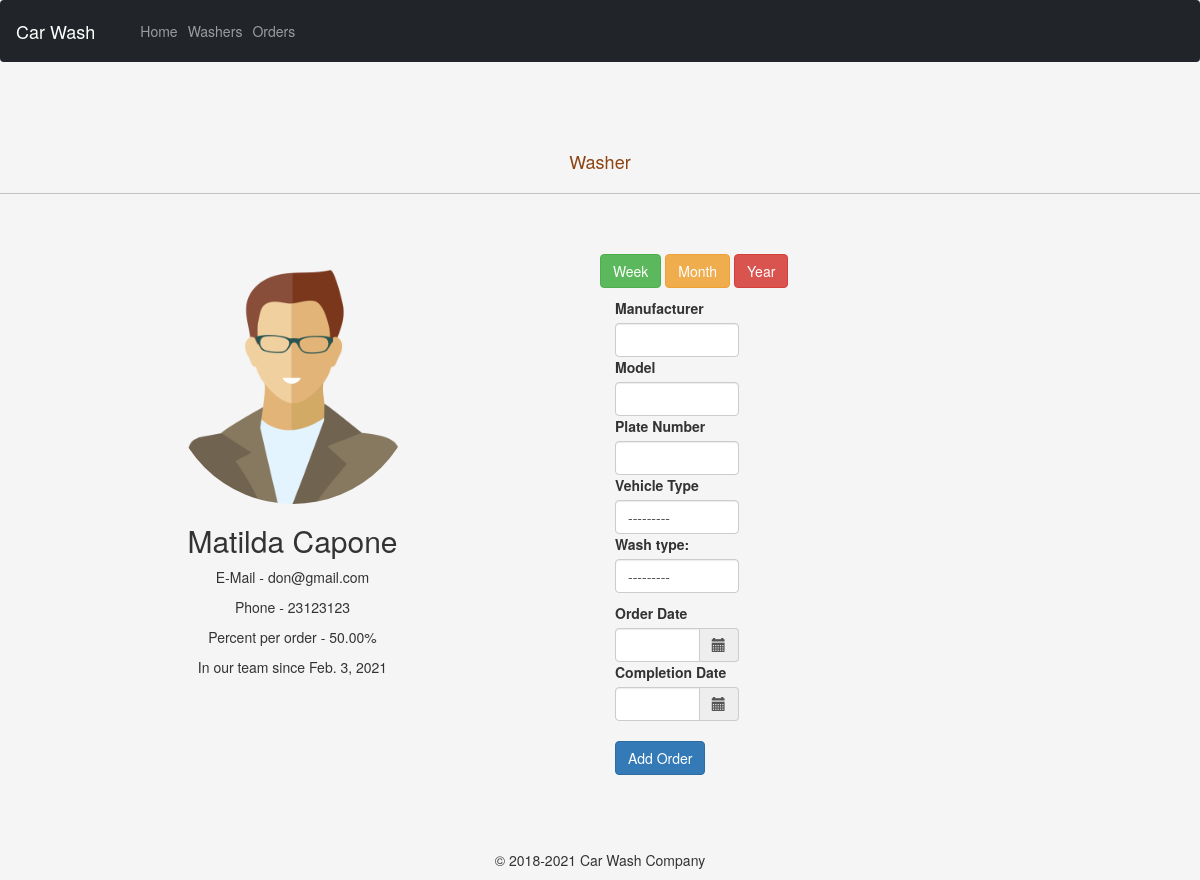
Screenshot of /carwash/washers/2/ with the database file from the repository.
### user/models.py (models this page shows, shortened)
class User(AbstractUser):
    username = None
    email = models.EmailField(verbose_name='E-Mail', unique=True)
    birthdate = models.DateField(verbose_name='Birthdate')
    phone = models.CharField(verbose_name='Mobile phone number', max_length=9, unique=True)
    joined = models.DateField(verbose_name="Joined")
    image = models.ImageField(upload_to='images/')
    status = models.PositiveSmallIntegerField(choices=Status.choices)
    salary = models.DecimalField(max_digits=8, decimal_places=2, verbose_name="Salary", default=0,
                                 help_text="In Percent")
    objects = UserManager()
    USERNAME_FIELD = 'email'
    REQUIRED_FIELDS = []
    class Meta:
        verbose_name = 'User'
        verbose_name_plural = 'Users'

### carwash/views.py (the view, shortened to what this page needs)
# urls.py: path('washers/<int:pk>/', washer_detail, name='washer_detail'),
def washer_detail(request: WSGIRequest, pk: int) -> HttpResponse:
    now = timezone.now()
    washer: User = get_object_or_404(
        User.objects.filter(status=Status.washer.value),
        pk=pk
    )
    earned_money_q = ExpressionWrapper(
        F('price') * F('washer__salary') / Decimal('100.0'),
        output_field=DecimalField()
    )
    washer_salary_info: Dict[str, Optional[Decimal]] = washer.orders.filter(completion_date__isnull=False)\
        .annotate(earned_per_order=earned_money_q)\
        .aggregate(
        earned_money_year=Sum(
            'earned_per_order',
            filter=Q(completion_date__gte=now - timezone.timedelta(days=365))
        ),
        washed_last_year=Count(
            'id',
            filter=Q(completion_date__gte=now - timezone.timedelta(days=365))
        ),
        earned_money_month=Sum(
            'earned_per_order',
            filter=Q(completion_date__gte=now - timezone.timedelta(weeks=4))
        ),
        washed_last_month=Count(
            'id',
            filter=Q(completion_date__gte=now - timezone.timedelta(weeks=4))
        ),
        earned_money_week=Sum(
            'earned_per_order',
            filter=Q(completion_date__gte=now - timezone.timedelta(days=7))
        ),
        washed_last_week=Count(
            'id',
            filter=Q(completion_date__gte=now - timezone.timedelta(days=7))
        )
    )
    vehicle_types = VehicleType.objects.all()
    wash_types = WashType.objects.all()
    vehicle_form = VehicleForm()
    order_form = OrderForm()
    return render(request, template_name='pages/washer_detail.html', context={'washer': washer,
                                                                              **washer_salary_info,
                                                                              'vehicle_types': vehicle_types,
                                                                              'wash_types': wash_types,
                                                                              'vehicle_form': vehicle_form,
                                                                              'order_form': order_form})

### carwash/forms.py
class VehicleForm(forms.ModelForm):
    manufacturer = forms.CharField(validators=[validate_manufacturer], widget=forms.TextInput(
        attrs={
            'class': 'form-control',
        }
    ))
    model = forms.CharField(widget=forms.TextInput(
        attrs={
            'class': 'form-control',
        }
    ))
    plate_number = forms.CharField(validators=[validate_plate_number], widget=forms.TextInput(
        attrs={
            'class': 'form-control',
        }
    ))
    vehicle_type = forms.ModelChoiceField(queryset=VehicleType.objects.all(),
                                          widget=forms.Select(
        attrs={
            'class': 'form-control',
        }
    ))
    class Meta:
        model = Vehicle
        fields = ('manufacturer', 'model', 'plate_number', 'vehicle_type')

class OrderForm(forms.ModelForm):
    wash_type = forms.ModelChoiceField(queryset=WashType.objects.all(),
                                       widget=forms.Select(
                                           attrs={'class': 'form-control'}
                                       ))
    class Meta:
        model = Order
        fields = ('wash_type', )

### carwash/models.py (called while the page is built)
    def __str__(self):
        return f'{self.type}'

    def __str__(self):
        return self.name

### templates/pages/washer_detail.html (shortened to what this page needs)
{% extends 'base.html' %}
{% block content %}
	<br>
	<div class="text text-center">
		<br> <br>
		<h4 style="color:saddlebrown">Washer</h4>
		<hr>
		<br> <br>
	</div>
	<div class="row">
		<div class="col s12 m7">
			<div class="text text-center">
				<img class="bd-placeholder-img rounded-circle" height=250 width=250 src="{{ washer.image.url }}"/>
				{% if washer.first_name %}
					<h2>{{ washer.get_full_name }}</h2>
				{% endif %}
				<p>E-Mail - {{ washer.email }}</p>
				<p>Phone - {{ washer.phone }}</p>
				<p>Percent per order - {{ washer.salary }}%</p>
				<p>In our team since {{ washer.joined }}</p>
				<br><br>
			</div>
		</div>
		<div class="col s12 m5">
			<div class="row">
				<div class="col s12">
					<p>
						<button class="btn btn-success" type="button" data-bs-toggle="collapse"
						        data-bs-target="#week" aria-expanded="false" aria-controls="week">
							Week
						</button>
						<button class="btn btn-warning" type="button" data-bs-toggle="collapse"
						        data-bs-target="#month" aria-expanded="false" aria-controls="month">
							Month
						</button>
						<button class="btn btn-danger" type="button" data-bs-toggle="collapse"
						        data-bs-target="#year" aria-expanded="false" aria-controls="year">
							Year
						</button>
					</p>
				</div>
			</div>
			<div class="row">
				<div class="form-group">
					{% include 'partials/order-form.html' %}
				</div>
			</div>
		</div>
	</div>
{% endblock %}

### templates/base.html (style rules this page uses)
.bd-placeholder-img { font-size: 1.125rem; text-anchor: middle; -webkit-user-select: none; -moz-user-select: none; user-select: none; }

### rows the page displays
User: image (picture), get_full_name "Matilda Capone", email "don@gmail.com", phone "23123123", salary "50.00", joined "Feb. 3, 2021"
